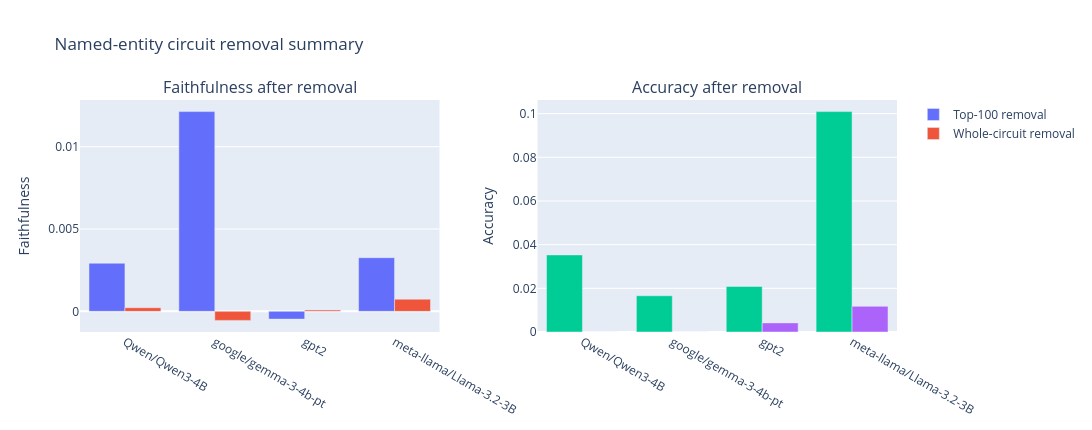

Source (notebook cell):
### Markdown cell above
## Max Circuit Faithfulness / Accuracy Under Removal

These runs use the named-entity truncated localization results and compare two ablations: removing the top 100 ranked edges and removing the whole discovered circuit.

### Code cell
localization_summary = load_localization_summary()
display(localization_summary.round(4))

fig = make_subplots(
    rows=1,
    cols=2,
    subplot_titles=('Faithfulness after removal', 'Accuracy after removal'),
    horizontal_spacing=0.12,
)

fig.add_bar(
    x=localization_summary['Model'],
    y=localization_summary['Max circuit faithfulness with top-100 removal'],
    name='Top-100 removal',
    row=1,
    col=1,
)
fig.add_bar(
    x=localization_summary['Model'],
    y=localization_summary['Max circuit faithfulness with whole-circuit removal'],
    name='Whole-circuit removal',
    row=1,
    col=1,
)
fig.add_bar(
    x=localization_summary['Model'],
    y=localization_summary['Max circuit accuracy with Top-100 removal'],
    name='Top-100 removal',
    showlegend=False,
    row=1,
    col=2,
)
fig.add_bar(
    x=localization_summary['Model'],
    y=localization_summary['Max circuit accuracy with whole-circuit removal'],
    name='Whole-circuit removal',
    showlegend=False,
    row=1,
    col=2,
)

fig.update_layout(barmode="group", height=430, width=1100, title_text="Named-entity circuit removal summary")
fig.update_yaxes(title_text="Faithfulness", row=1, col=1)
fig.update_yaxes(title_text="Accuracy", row=1, col=2)
fig

### Figure 1 — Plotly figure (JSON) as saved in the notebook; plotly's stock layout.template omitted (floating-point values rounded to 4 significant figures)
{"data": [{"name": "Top-100 removal", "type": "bar", "x": ["Qwen/Qwen3-4B", "google/gemma-3-4b-pt", "gpt2", "meta-llama/Llama-3.2-3B"], "xaxis": "x", "y": [0.002923, 0.01213, -0.000471, 0.003259], "yaxis": "y"}, {"name": "Whole-circuit removal", "type": "bar", "x": ["Qwen/Qwen3-4B", "google/gemma-3-4b-pt", "gpt2", "meta-llama/Llama-3.2-3B"], "xaxis": "x", "y": [0.0002213, -0.0005486, 7.941e-05, 0.0007403], "yaxis": "y"}, {"name": "Top-100 removal", "showlegend": false, "type": "bar", "x": ["Qwen/Qwen3-4B", "google/gemma-3-4b-pt", "gpt2", "meta-llama/Llama-3.2-3B"], "xaxis": "x2", "y": [0.03531, 0.01661, 0.02088, 0.1009], "yaxis": "y2"}, {"name": "Whole-circuit removal", "showlegend": false, "type": "bar", "x": ["Qwen/Qwen3-4B", "google/gemma-3-4b-pt", "gpt2", "meta-llama/Llama-3.2-3B"], "xaxis": "x2", "y": [0.0, 0.0, 0.004175, 0.01174], "yaxis": "y2"}], "layout": {"annotations": [{"font": {"size": 16}, "showarrow": false, "text": "Faithfulness after removal", "x": 0.22, "xanchor": "center", "xref": "paper", "y": 1, "yanchor": "bottom", "yref": "paper"}, {"font": {"size": 16}, "showarrow": false, "text": "Accuracy after removal", "x": 0.78, "xanchor": "center", "xref": "paper", "y": 1, "yanchor": "bottom", "yref": "paper"}], "barmode": "group", "height": 430, "title": {"text": "Named-entity circuit removal summary"}, "width": 1100, "xaxis": {"anchor": "y", "domain": [0, 0.44]}, "xaxis2": {"anchor": "y2", "domain": [0.56, 1]}, "yaxis": {"anchor": "x", "domain": [0, 1], "title": {"text": "Faithfulness"}}, "yaxis2": {"anchor": "x2", "domain": [0, 1], "title": {"text": "Accuracy"}}}}
